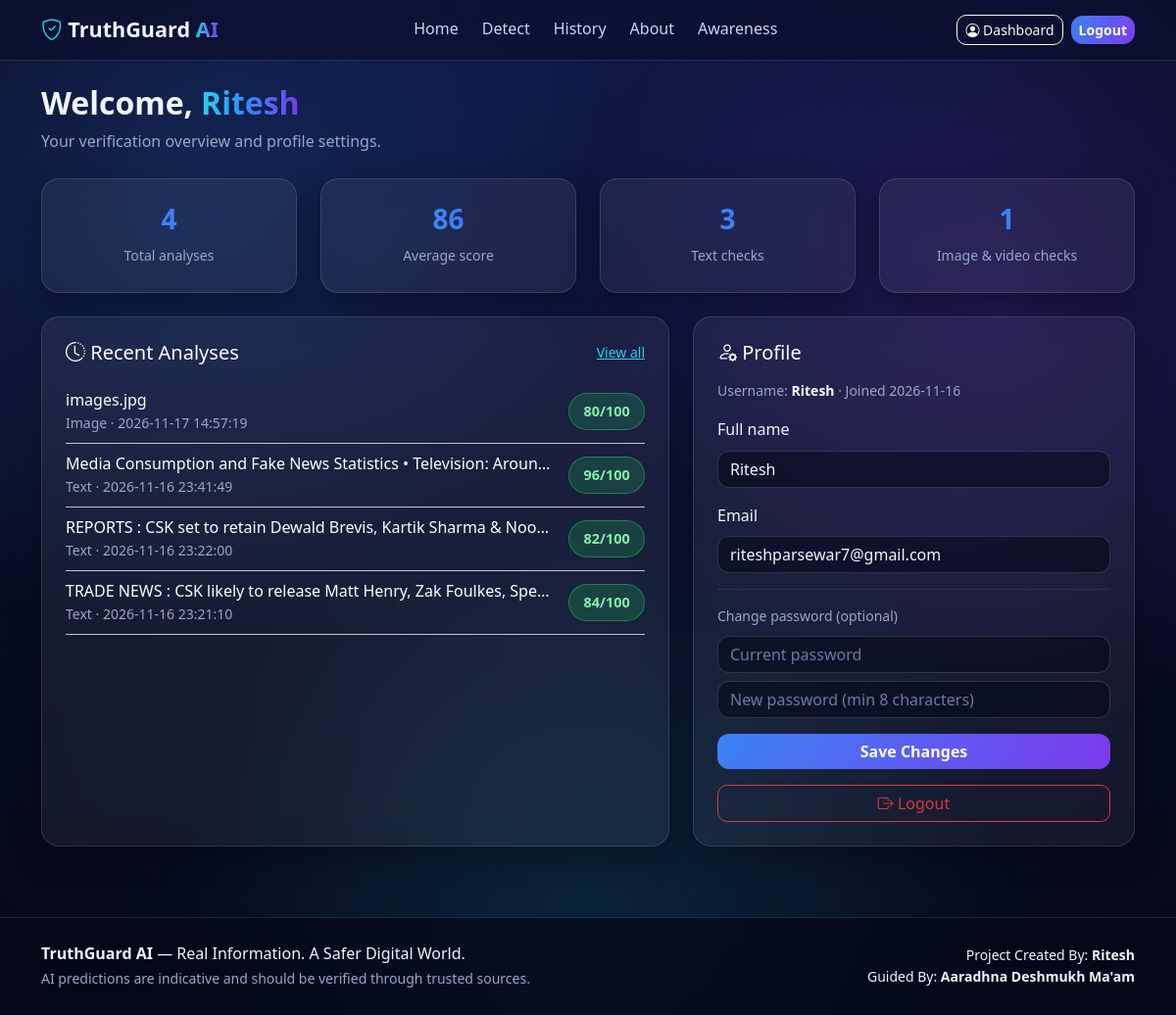
The app's page /dashboard (signed in) with its own data.
### tables this page shows
CREATE TABLE analyses (
    id              INTEGER PRIMARY KEY AUTOINCREMENT,
    user_id         INTEGER NOT NULL REFERENCES users(id) ON DELETE CASCADE,
    content_type    TEXT NOT NULL,
    title           TEXT NOT NULL,
    score           INTEGER NOT NULL,
    prediction      TEXT NOT NULL,
    confidence      TEXT NOT NULL,
    mode            TEXT NOT NULL,
    explanation     TEXT NOT NULL,
    indicators      TEXT NOT NULL,
    recommendations TEXT NOT NULL,
    signals         TEXT NOT NULL,
    created_at      TEXT NOT NULL
);

CREATE TABLE users (
    id            INTEGER PRIMARY KEY AUTOINCREMENT,
    username      TEXT UNIQUE NOT NULL,
    full_name     TEXT NOT NULL,
    email         TEXT UNIQUE NOT NULL,
    password_hash TEXT NOT NULL,
    created_at    TEXT NOT NULL
);

### app.py (the view)
@app.route("/dashboard")
@login_required
def dashboard():
    db = get_db()
    uid = session["user_id"]
    totals = db.execute(
        "SELECT COUNT(*) AS total, COALESCE(ROUND(AVG(score)), 0) AS avg_score "
        "FROM analyses WHERE user_id = ?", (uid,)).fetchone()
    by_type = db.execute(
        "SELECT content_type, COUNT(*) AS n FROM analyses WHERE user_id = ? GROUP BY content_type",
        (uid,)).fetchall()
    recent = db.execute(
        "SELECT id, content_type, title, score, prediction, created_at FROM analyses "
        "WHERE user_id = ? ORDER BY id DESC LIMIT 5", (uid,)).fetchall()
    user = db.execute("SELECT * FROM users WHERE id = ?", (uid,)).fetchone()
    type_counts = {row["content_type"]: row["n"] for row in by_type}
    return render_template("dashboard.html", totals=totals, type_counts=type_counts,
                           recent=recent, user=user)

### app.py (called while the page is built)
def login_required(view):
    @wraps(view)
    def wrapper(*args, **kwargs):
        if "user_id" not in session:
            flash("Please log in to use this feature.", "warning")
            return redirect(url_for("login", next=request.path))
        return view(*args, **kwargs)
    return wrapper

@app.context_processor
def inject_current_user():
    user = None
    if "user_id" in session:
        user = get_db().execute(
            "SELECT id, username, full_name, email FROM users WHERE id = ?",
            (session["user_id"],)).fetchone()
    return {"current_user": user}

### database.py (called while the page is built)
def get_db():
    if "db" not in g:
        g.db = sqlite3.connect(current_app.config["DATABASE"])
        g.db.row_factory = sqlite3.Row
        g.db.execute("PRAGMA foreign_keys = ON")
    return g.db

### templates/dashboard.html (shortened to what this page needs)
{% extends "base.html" %}
{% block content %}
<div class="mb-4">
  <h2 class="fw-bold">Welcome, <span class="gradient-text">{{ user.full_name }}</span></h2>
  <p class="text-secondary mb-0">Your verification overview and profile settings.</p>
</div>
<div class="row g-4 mb-4 text-center">
  <div class="col-6 col-md-3"><div class="glass stat-card p-4"><h3 class="fw-bold gradient-text">{{ totals.total }}</h3><small class="text-secondary">Total analyses</small></div></div>
  <div class="col-6 col-md-3"><div class="glass stat-card p-4"><h3 class="fw-bold gradient-text">{{ totals.avg_score | int }}</h3><small class="text-secondary">Average score</small></div></div>
  <div class="col-6 col-md-3"><div class="glass stat-card p-4"><h3 class="fw-bold gradient-text">{{ type_counts.get('text', 0) }}</h3><small class="text-secondary">Text checks</small></div></div>
  <div class="col-6 col-md-3"><div class="glass stat-card p-4"><h3 class="fw-bold gradient-text">{{ type_counts.get('image', 0) + type_counts.get('video', 0) }}</h3><small class="text-secondary">Image &amp; video checks</small></div></div>
</div>
<div class="row g-4">
  <div class="col-lg-7">
    <div class="glass p-4 h-100">
      <div class="d-flex justify-content-between align-items-center mb-3">
        <h5 class="text-white mb-0"><i class="bi bi-clock-history"></i> Recent Analyses</h5>
        <a href="{{ url_for('history') }}" class="small">View all</a>
      </div>
      {% if recent %}
        <ul class="list-unstyled mb-0">
          {% for item in recent %}
          <li class="d-flex justify-content-between align-items-center py-2 border-bottom border-secondary-subtle">
            <a href="{{ url_for('result', analysis_id=item.id) }}" class="text-white text-decoration-none text-truncate me-3">
              {{ item.title }}
              <small class="d-block text-secondary">{{ item.content_type | title }} &middot; {{ item.created_at }}</small>
            </a>
            <span class="badge-result badge-{{ 'green' if item.score >= 70 else 'yellow' if item.score >= 40 else 'red' }}">{{ item.score }}/100</span>
          </li>
          {% endfor %}
        </ul>
      {% else %}
        <p class="text-secondary mb-3">You have not run any analysis yet.</p>
        <a href="{{ url_for('detect') }}" class="btn btn-gradient btn-sm">Run your first check</a>
      {% endif %}
    </div>
  </div>
  <div class="col-lg-5">
    <div class="glass p-4">
      <h5 class="text-white mb-3"><i class="bi bi-person-gear"></i> Profile</h5>
      <p class="small text-secondary mb-3">Username: <strong class="text-white">{{ user.username }}</strong> &middot; Joined {{ user.created_at[:10] }}</p>
      <form method="post" action="{{ url_for('update_profile') }}">
        <div class="mb-3">
          <label class="form-label" for="full_name">Full name</label>
          <input class="form-control glass-input" id="full_name" name="full_name" value="{{ user.full_name }}" minlength="2" required>
        </div>
        <div class="mb-3">
          <label class="form-label" for="email">Email</label>
          <input class="form-control glass-input" id="email" name="email" type="email" value="{{ user.email }}" required>
        </div>
        <hr class="border-secondary">
        <p class="small text-secondary mb-2">Change password (optional)</p>
        <div class="mb-2">
          <input class="form-control glass-input" name="current_password" type="password" placeholder="Current password">
        </div>
        <div class="mb-3">
          <input class="form-control glass-input" name="new_password" type="password" minlength="8" placeholder="New password (min 8 characters)">
        </div>
        <button type="submit" class="btn btn-gradient w-100">Save Changes</button>
      </form>
      <a href="{{ url_for('logout') }}" class="btn btn-outline-danger w-100 mt-3"><i class="bi bi-box-arrow-right"></i> Logout</a>
    </div>
  </div>
</div>
{% endblock %}

### templates/base.html (shortened to what this page needs)
<!doctype html>
<html lang="en">
<head>
  <link href="https://cdn.jsdelivr.net/npm/bootstrap@5.3.3/dist/css/bootstrap.min.css" rel="stylesheet">
  <link href="https://cdn.jsdelivr.net/npm/bootstrap-icons@1.11.3/font/bootstrap-icons.min.css" rel="stylesheet">
  <link href="{{ url_for('static', filename='css/style.css') }}" rel="stylesheet">
</head>
<body>
<div class="bg-orbs" aria-hidden="true"></div>
<nav class="navbar navbar-expand-lg navbar-dark glass-nav sticky-top">
  <div class="container">
    <a class="navbar-brand brand" href="{{ url_for('index') }}">
      <i class="bi bi-shield-check"></i> TruthGuard <span>AI</span>
    </a>
    <div class="collapse navbar-collapse" id="mainNav">
      <ul class="navbar-nav mx-auto gap-lg-2">
        <li class="nav-item"><a class="nav-link" href="{{ url_for('index') }}">Home</a></li>
        <li class="nav-item"><a class="nav-link" href="{{ url_for('detect') }}">Detect</a></li>
        <li class="nav-item"><a class="nav-link" href="{{ url_for('history') }}">History</a></li>
        <li class="nav-item"><a class="nav-link" href="{{ url_for('about') }}">About</a></li>
        <li class="nav-item"><a class="nav-link" href="{{ url_for('awareness') }}">Awareness</a></li>
      </ul>
      <div class="d-flex gap-2 align-items-center">
        {% if current_user %}
          <a class="btn btn-outline-light btn-sm" href="{{ url_for('dashboard') }}"><i class="bi bi-person-circle"></i> Dashboard</a>
          <a class="btn btn-gradient btn-sm" href="{{ url_for('logout') }}">Logout</a>
        {% else %}
          <a class="btn btn-outline-light btn-sm" href="{{ url_for('login') }}">Login</a>
          <a class="btn btn-gradient btn-sm" href="{{ url_for('register') }}">Register</a>
        {% endif %}
      </div>
    </div>
  </div>
</nav>
<main class="container py-4 page-content">
  {% block content %}{% endblock %}
</main>
<footer class="site-footer mt-5">
  <div class="container py-4 d-flex flex-column flex-md-row justify-content-between align-items-center gap-3">
    <div class="text-center text-md-start">
      <strong>TruthGuard AI</strong> &mdash; Real Information. A Safer Digital World.<br>
      <small class="text-secondary">AI predictions are indicative and should be verified through trusted sources.</small>
    </div>
    <div class="text-center text-md-end small">
      Project Created By: <strong>Ritesh</strong><br>
      Guided By: <strong>Aaradhna Deshmukh Ma'am</strong>
    </div>
  </div>
</footer>
</body>
</html>

### static/css/style.css (style rules this page uses)
:root { --navy-900: #050818; --navy-800: #0a0f2c; --navy-700: #111a3f; --cyan: #22d3ee; --electric: #3b82f6; --purple: #7c3aed; --magenta: #c026d3; --text: #f1f5ff; --muted: #9aa6c7; --green: #22c55e; --yellow: #facc15; --red: #ef4444; --glass-bg: rgba(255, 255, 255, 0.06); --glass-border: rgba(255, 255, 255, 0.12); --radius: 18px; }
*, *::before, *::after { box-sizing: border-box; }
html { scroll-behavior: smooth; }
body { font-family: "Segoe UI", system-ui, -apple-system, Roboto, "Helvetica Neue", Arial, sans-serif; background: radial-gradient(circle at top, #101a4a 0%, var(--navy-800) 45%, var(--navy-900) 100%); background-attachment: fixed; color: var(--text); min-height: 100vh; display: flex; flex-direction: column; line-height: 1.6; }
main.page-content { flex: 1; }
.text-secondary { color: var(--muted) !important; }
a { color: var(--cyan); }
.bg-orbs { position: fixed; inset: 0; z-index: -1; pointer-events: none; background: radial-gradient(circle at 15% 20%, rgba(59, 130, 246, 0.18), transparent 35%), radial-gradient(circle at 85% 30%, rgba(124, 58, 237, 0.2), transparent 35%), radial-gradient(circle at 50% 90%, rgba(34, 211, 238, 0.12), transparent 40%); }
.glass { background: var(--glass-bg); border: 1px solid var(--glass-border); border-radius: var(--radius); backdrop-filter: blur(14px); -webkit-backdrop-filter: blur(14px); box-shadow: 0 10px 30px rgba(0, 0, 0, 0.35); }
.glass-nav { background: rgba(10, 15, 44, 0.75) !important; backdrop-filter: blur(12px); border-bottom: 1px solid var(--glass-border); }
.glass-input, .form-control.glass-input { background: rgba(5, 8, 24, 0.55) !important; border: 1px solid rgba(255, 255, 255, 0.15); color: var(--text) !important; border-radius: 12px; }
.glass-input::placeholder { color: #6b7aa3; }
label.form-label { color: var(--text); }
.brand { font-weight: 700; font-size: 1.35rem; color: var(--text) !important; }
.brand i { color: var(--cyan); }
.brand span { background: linear-gradient(90deg, var(--cyan), var(--purple)); -webkit-background-clip: text; background-clip: text; color: transparent; }
.navbar-dark .nav-link { color: #cbd5f5; font-weight: 500; transition: color .2s; }
.btn-gradient { background: linear-gradient(120deg, var(--electric), var(--purple), var(--magenta)); background-size: 200% 200%; border: none; color: #fff; font-weight: 600; border-radius: 12px; transition: transform .2s ease, box-shadow .2s ease, background-position .6s ease; }
.btn-outline-light, .btn-outline-info, .btn-outline-danger { border-radius: 10px; }
.gradient-text { background: linear-gradient(90deg, var(--cyan), var(--electric), var(--purple)); -webkit-background-clip: text; background-clip: text; color: transparent; }
.stat-card, .feature-card, .step-card { transition: transform .25s ease, border-color .25s ease, box-shadow .25s ease; }
.badge-result { display: inline-block; padding: .4rem .9rem; border-radius: 999px; font-weight: 600; font-size: .9rem; color: #fff; }
.badge-green { background: rgba(34, 197, 94, .2); color: #86efac; border: 1px solid rgba(34, 197, 94, .5); }
.site-footer { background: rgba(5, 8, 24, 0.7); border-top: 1px solid var(--glass-border); }

### records on screen
analyses: title "images.jpg", content_type "Image", created_at "2026-11-17 14:57:19", score "80"
analyses: title "Media Consumption and Fake News Statistics • Television: Aroun…", content_type "Text", created_at "2026-11-16 23:41:49", score "96"
analyses: title "REPORTS : CSK set to retain Dewald Brevis, Kartik Sharma & Noo…", content_type "Text", created_at "2026-11-16 23:22:00", score "82"
analyses: title "TRADE NEWS : CSK likely to release Matt Henry, Zak Foulkes, Spe…", content_type "Text", created_at "2026-11-16 23:21:10", score "84"
users: username "Ritesh", created_at "2026-11-16", full_name "Ritesh", email "riteshparsewar7@gmail.com"
